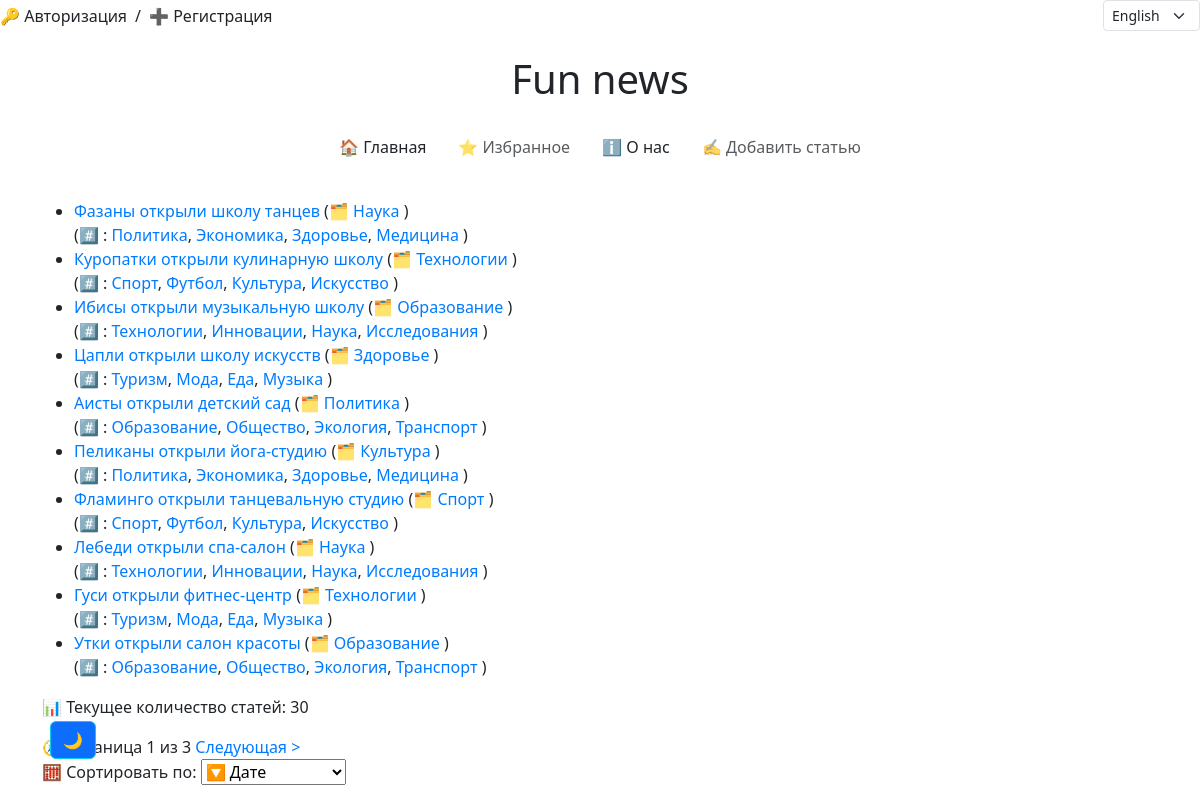
The page /en/news/ on the database its author committed.
### news/models.py (models this page shows, shortened)
class Article(models.Model):
    title = models.CharField(max_length=255, verbose_name='Заголовок')
    content = models.TextField(verbose_name='Содержание')
    publication_date = models.DateTimeField(default=timezone.now, verbose_name='Дата публикации')
    views = models.IntegerField(default=0, verbose_name='Просмотры')
    category = models.ForeignKey("Category", on_delete=models.CASCADE, verbose_name='Категория', blank=True,
                              null=True)
    tags = models.ManyToManyField("Tag", related_name='articles', verbose_name='Теги', blank=True)
    likes_count = models.IntegerField(default=0)
    favourites_count = models.IntegerField(default=0)
    is_active = models.BooleanField(default=True,  verbose_name='Теги')
    slug = models.SlugField(blank=True, null=True, unique=True)
    image = models.ImageField(upload_to='articles/%Y/%m/%d/',
                              validators=[FileExtensionValidator(['jpg', 'jpeg', 'png', 'jpeg'])],
                              blank=True,
                              null=True)
    author = models.ForeignKey(get_user_model(), on_delete=models.SET_NULL, null=True,
                               default=None, verbose_name='Author')
    class Meta:
        verbose_name = 'Статья'
        verbose_name_plural = 'Статьи'
        ordering = ['-publication_date']
        permissions = [
        ('publish_article', 'Publish Article'),
            ('make_active', 'Make Active'),
        ]

class Category(models.Model):
    name = models.CharField(max_length=255, unique=True)
    class Meta:
        verbose_name = 'Категория'  # единственное число для отображения в админке
        verbose_name_plural = 'Категории'  # мн. число для отображения в админке

class Tag(models.Model):
    name = models.CharField(max_length=255, unique=True)
    class Meta:
        verbose_name = 'Тег'  # единственное число для отображения в админке
        verbose_name_plural = 'Теги'  # мн. число для отображения в админке

### news/views.py (the view)
# urls.py: path('', catalog, name='catalog'),                                                                # главная страница
def catalog(request):
    sort_by = request.GET.get('sort', 'date')  # сортировка по дате по умол
    sort_options = {
        'date': '-publication_date',
        'views': '-views',
        'likes': '-likes_count',
    }
    sort_field = sort_options.get(sort_by, '-publication_date')
    articles_count = Article.objects.count()
    all_tags = Tag.objects.all()
    all_categories = Category.objects.all()
    likes_count = Like.objects.count()
    favourites_count = Favourite.objects.count()
    news_list = Article.objects.filter(is_active=True).order_by(sort_field)
    paginator = Paginator(news_list, 10)  # 10 статей на страницу
    page_number = request.GET.get('page')
    page_obj = paginator.get_page(page_number)
    context = {
        "articles_count": articles_count,
        "all_tags": all_tags,
        "all_categories": all_categories,
        "page_obj": page_obj,
        "likes_count": likes_count,
        "favourites_count": favourites_count,
        "sort": sort_by,
    }
    return render(request, 'news/catalog.html', context=context)

### news/context_processors.py (called while the page is built)
def global_settings(request):
    if cache.get('favourite_count') is None:
        cache.set('favourite_count', Favourite.objects.count(), 60 * 15)
    if cache.get('like_count') is None:
        cache.set('like_count', Like.objects.count(), 60 * 15)
    if cache.get('articles_count') is None:
        cache.set('articles_count', Article.objects.count(), 60 * 15)
    if cache.get('all_tags_count') is None:
        cache.set('all_tags_count', Tag.objects.count(), 60 * 15)
    if cache.get('all_categories_count') is None:
        cache.set('all_categories_count', Category.objects.count(), 60 * 15)
    return {
        'favourites_count': cache.get('favourite_count'),
        'likes_count': cache.get('like_count'),
        'articles_count': cache.get('articles_count'),
    }

### news/templates/news/catalog.html (shortened to what this page needs)
{% extends 'news/base.html' %}
{% load i18n %}
    {% block content %}
    <section class="news">
        {% if page_obj %}
            <ul>
                {% for item in page_obj %}
                    <li>
                        <a href="{% url 'news:article_detail' slug=item.slug %}">{{ item.title }}</a>
                        {% if item.category %}
                            <span class="category">
                                ({% trans '🗂️' %}
                                <a href="{% url 'news:news_by_category' item.category.name %}">
                                    {{ item.category.name }}
                                </a>)
                            </span>
                        {% endif %}
                        <br>
                        {% if item.tags.all %}
                            <span class="tags">
                                ({% trans '#️⃣ :' %}
                                {% for tag in item.tags.all %}
                                    <a href="{% url 'news:news_by_tag' tag.name %}">{{ tag.name }}</a>{% if not forloop.last %}, {% endif %}
                                {% endfor %}
                                )
                            </span>
                        {% endif %}
                    </li>
                {% endfor %}
            </ul>
            <p>{% trans '📊 Текущее количество статей:' %} {{ articles_count }}</p>
        {% else %}
            <p>{% trans 'Нет новостей для отображения.' %} </p>
        {% endif %}
        <div class="pagination">
            <span class="step-links">
                <span class="current-page">
                    {% trans '🧭 Страница' %} {{ page_obj.number }} из {{ page_obj.paginator.num_pages }}
                </span>
                {% if page_obj.has_next %}
                    <a href="?page={{ page_obj.next_page_number }}">{% trans 'Следующая'%} > </a>
                {% endif %}
            </span>
        </div>
        <form method="get" class="mb-4">
        <label for="sort">{% trans '🧮 Сортировать по:' %} </label>
        <select name="sort" id="sort" onchange="this.form.submit()">
        <option value="date" {% if sort == "date" %}selected{% endif %}>{% trans '🔽 Дате' %} </option>
        </select>
        </form>
    </section>
    {% endblock %}

### static/css/style.css (style rules this page uses)
a { color: #007bff; text-decoration: none; }

### rows shown on the page
Article: title "Фазаны открыли школу танцев", category.name "Наука"
Tag: name "Политика"
Tag: name "Экономика"
Tag: name "Здоровье"
Tag: name "Медицина"
Article: title "Куропатки открыли кулинарную школу", category.name "Технологии"
Tag: name "Спорт"
Tag: name "Футбол"
Tag: name "Культура"
Tag: name "Искусство"
Article: title "Ибисы открыли музыкальную школу", category.name "Образование"
Tag: name "Технологии"
Tag: name "Инновации"
Tag: name "Наука"
Tag: name "Исследования"
Article: title "Цапли открыли школу искусств", category.name "Здоровье"
Tag: name "Туризм"
Tag: name "Мода"
Tag: name "Еда"
Tag: name "Музыка"
Article: title "Аисты открыли детский сад", category.name "Политика"
Tag: name "Образование"
Tag: name "Общество"
Tag: name "Экология"
Tag: name "Транспорт"
Article: title "Пеликаны открыли йога-студию", category.name "Культура"
Article: title "Фламинго открыли танцевальную студию", category.name "Спорт"
Article: title "Лебеди открыли спа-салон", category.name "Наука"
Article: title "Гуси открыли фитнес-центр", category.name "Технологии"
Article: title "Утки открыли салон красоты", category.name "Образование"

### other values the page prints
{{ articles_count }} "30"
{{ page_obj.number }} "1"
{{ page_obj.paginator.num_pages }} "3"
form field language "English"
